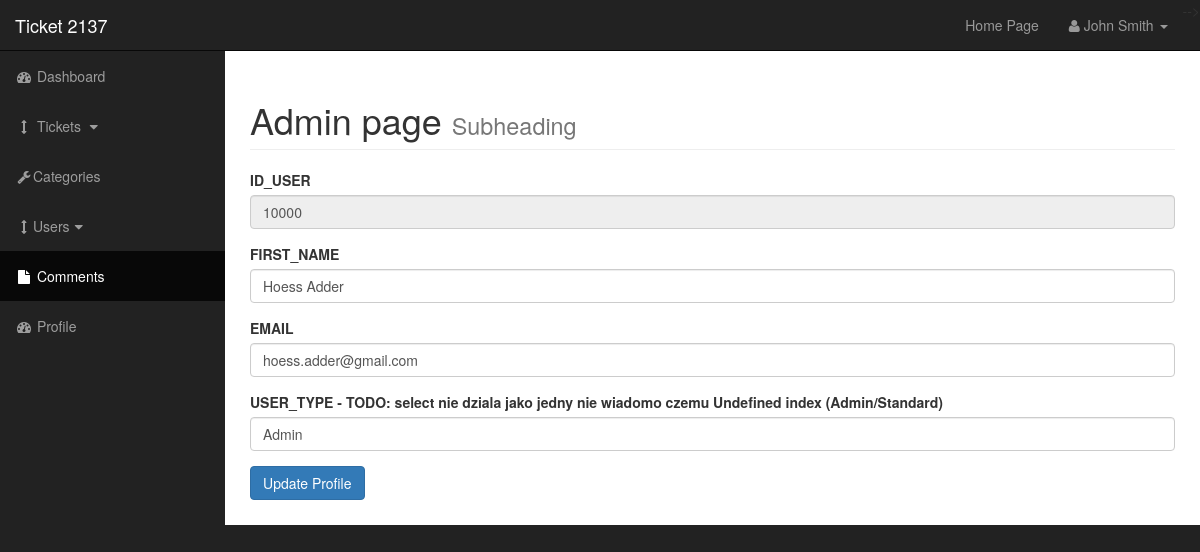
Page /admin/profile.php?edit_user=10000 on the committed database.
### tables this page shows
CREATE TABLE `user` (
  `ID_USER` int(5) NOT NULL,
  `FIRST_NAME` varchar(255) NOT NULL,
  `EMAIL` varchar(255) NOT NULL,
  `USER_TYPE` varchar(255) NOT NULL,
  `USER_PASSWORD` varchar(20) NOT NULL
);

### admin/profile.php (the view, shortened to what this page needs)
<?php include "includes/header.php" ?>
<?php
if (isset($_GET['edit_user'])) {
    $the_user_id = $_GET['edit_user'];
    $query = "SELECT * FROM user WHERE id_user = $the_user_id ";
    $select_users = mysqli_query($connection, $query);
    while ($row = mysqli_fetch_assoc($select_users)) {
        $ID_USER = $row['ID_USER'];
        $FIRST_NAME = $row['FIRST_NAME'];
        $EMAIL = $row['EMAIL'];
        $USER_TYPE = $row['USER_TYPE'];
    }
}
?>
<div id="wrapper">
    <?php include "includes/navigation.php" ?>
    <div id="page-wrapper">
        <div class="container-fluid">
            <div class="row">
                <div class="col-lg-12">
                    <h1 class="page-header">
                        Admin page
                        <small>Subheading</small>
                    </h1>
                    <form action="" method="post">
                        <div class="form-group">
                            <label for="ID_USER">ID_USER</label>
                            <input value="<?php echo $ID_USER; ?>" type="text" class="form-control" name="ID_USER" readonly>
                        </div>
                        <div class="form-group">
                            <label for="FIRST_NAME">FIRST_NAME</label>
                            <input value="<?php echo $FIRST_NAME; ?>" type="text" class="form-control" name="FIRST_NAME">
                        </div>
                        <div class="form-group">
                            <label for="EMAIL">EMAIL</label>
                            <input value="<?php echo $EMAIL; ?>" type="text" class="form-control" name="EMAIL">
                        </div>
                        <div class="form-group">
                            <label for="USER_TYPE">USER_TYPE - TODO: select nie dziala jako jedny nie wiadomo czemu Undefined index (Admin/Standard)</label>
                            <input value="<?php echo $USER_TYPE; ?>" type="text" class="form-control" name="USER_TYPE">
                        </div>
                        <div class="form-group">
                            <input type="submit" class="btn btn-primary" name="edit_user" value="Update Profile">
                        </div>
                    </form>
                </div>
            </div>
        </div>
    </div>
    <?php include "includes/footer.php" ?>

### admin/css/sb-admin.css (style rules this page uses)
body { margin-top: 100px; background-color: #222; }
@media (min-width:768px) { body { margin-top: 50px; } }
#wrapper { padding-left: 0; }
#page-wrapper { width: 100%; padding: 0; background-color: #fff; }
@media (min-width:768px) { #wrapper { padding-left: 225px; } }
@media (min-width:768px) { #page-wrapper { padding: 10px; } }

### rows in the picture
user: ID_USER "10000", FIRST_NAME "Hoess Adder", EMAIL "hoess.adder@gmail.com", USER_TYPE "Admin"
